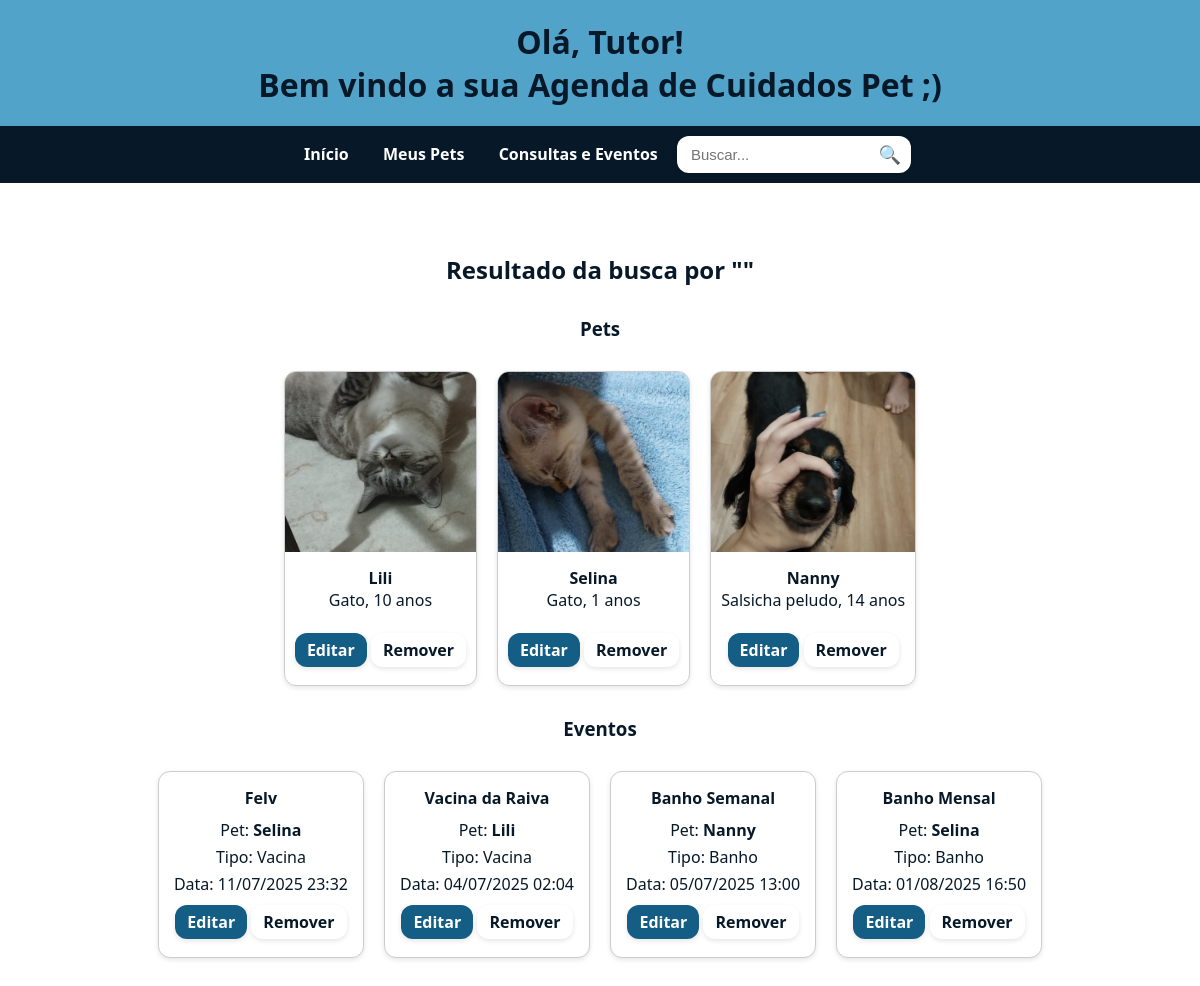
The page /buscar/ on the database its author committed.
### agenda/models.py (models this page shows, shortened)
class Pet(models.Model):
    nome = models.CharField(max_length=100)
    idade = models.PositiveIntegerField()
    especie = models.CharField(max_length=50)
    foto = models.ImageField(upload_to='pets/')

class Evento(models.Model):
    TIPOS = [
        ('banho', 'Banho'),
        ('vacina', 'Vacina'),
        ('consulta', 'Consulta'),
        ('remedio', 'Remédio'),
    ]
    nome = models.CharField(max_length=100, blank=True)
    pet = models.ForeignKey(Pet, on_delete=models.CASCADE, related_name='eventos')
    tipo = models.CharField(max_length=20, choices=TIPOS)
    data = models.DateTimeField()

### agenda/views.py (the view)
# urls.py: path('buscar/', views.buscar, name='buscar'),
def buscar(request):
    termo_original = request.GET.get('q', '')
    termo = remover_acentos(termo_original.lower())
    pets = Pet.objects.filter(nome__icontains=termo_original)
    eventos = Evento.objects.filter(
        nome__icontains=termo_original
    ) | Evento.objects.filter(
        tipo__icontains=termo
    ) | Evento.objects.filter(
        pet__nome__icontains=termo_original
    )
    return render(request, 'agenda/busca.html', {'pets': pets, 'eventos': eventos, 'termo': termo_original})

### agenda/views.py (called while the page is built)
def remover_acentos(texto):
    return unicodedata.normalize('NFKD', texto).encode('ASCII', 'ignore').decode('utf-8')

### agenda/templates/agenda/busca.html
{% extends 'agenda/base.html' %}
{% block content %}
  <div class="container">
    <h2>Resultado da busca por "{{ termo }}"</h2>
    <h3>Pets</h3>
    {% if pets %}
      <div class="cards">
        {% for pet in pets %}
              <div style="border: 1px solid #ccc; border-radius: 12px; overflow: hidden; box-shadow: 0 2px 5px rgba(0,0,0,0.1); text-align: center;">
            {% if pet.foto %}
              <img src="{{ pet.foto.url }}" alt="Foto de {{ pet.nome }}" style="width: 100%; height: 180px; object-fit: cover;">
            {% else %}
              <div style="width: 100%; height: 180px; background: #eee; display: flex; align-items: center; justify-content: center;">
                Sem foto
              </div>
            {% endif %}
            <div style="padding: 10px;">
              <strong>{{ pet.nome }}</strong><br>
              <span>{{ pet.especie }}, {{ pet.idade }} anos</span><br><br>
              <a href="{% url 'editar_pet' pet.id %}" class="edit-buttom">Editar</a>
              <a href="{% url 'remover_pet' pet.id %}" class="delete-buttom">Remover</a>
            </div>
          </div>
        {% endfor %}
      </div>
    {% else %}
      <p>Nenhum pet encontrado.</p>
    {% endif %}
    <h3>Eventos</h3>
    {% if eventos %}
      <div class="cards">
        {% for evento in eventos %}
          <div style="border: 1px solid #ccc; border-radius: 12px; padding: 15px 15px 10px 15px; box-shadow: 0 2px 5px rgba(0,0,0,0.1); background-color: #fff;">
            <h4 style="margin: 0 0 10px 0;">{{ evento.nome }}</h4>
            <p style="margin: 0;">Pet: <strong>{{ evento.pet.nome }}</strong></p>
            <p style="margin: 5px 0;">Tipo: {{ evento.get_tipo_display }}</p>
            <p style="margin: 5px 0;">Data: {{ evento.data|date:"d/m/Y H:i" }}</p>
            <div class="card-buttons">
              <a href="{% url 'editar_evento' evento.id %}" class="edit-buttom" style="margin-bottom: 0.5rem;">Editar</a>
              <a href="{% url 'remover_evento' evento.id %}" class="delete-buttom" style="margin-bottom: 0.5rem;">Remover</a>
            </div>
          </div>
        {% endfor %}
      </div>
    {% else %}
      <p>Nenhum evento encontrado.</p>
    {% endif %}
  </div>
{% endblock %}

### agenda/static/css/estilo.css (style rules this page uses)
body { font-family: 'Segoe UI', Tahoma, Geneva, Verdana, sans-serif; margin: 0; padding: 0; background-color: #ffffff; color: #071928; }
.container { padding: 20px; text-align: center; }
.cards { display: flex; justify-content: center; gap: 20px; margin: 30px 0; }
h2, h3 { margin-top: 30px; color: #071928; }
.edit-buttom { display: inline-block; padding: 6px 12px; background-color: #145D84; color: white; text-decoration: none; font-weight: bold; border-radius: 12px; margin-bottom: 0.5rem; box-shadow: 0 2px 5px rgba(0, 0, 0, 0.1); transition: background-color 0.3s ease; }
.delete-buttom { display: inline-block; padding: 6px 12px; background-color: white; color: #071928; text-decoration: none; font-weight: bold; border-radius: 12px; margin-bottom: 0.5rem; box-shadow: 0 2px 5px rgba(0, 0, 0, 0.1); transition: background-color 0.3s ease; }
.card-buttons { margin-top: 10px; }

### rows shown on the page
Pet: foto (picture), nome "Lili", especie "Gato", idade "10"
Pet: foto (picture), nome "Selina", especie "Gato", idade "1"
Pet: foto (picture), nome "Nanny", especie "Salsicha peludo", idade "14"
Evento: nome "Felv", pet.nome "Selina", tipo "Vacina", data "11/07/2025 23:32"
Evento: nome "Vacina da Raiva", pet.nome "Lili", tipo "Vacina", data "04/07/2025 02:04"
Evento: nome "Banho Semanal", pet.nome "Nanny", tipo "Banho", data "05/07/2025 13:00"
Evento: nome "Banho Mensal", pet.nome "Selina", tipo "Banho", data "01/08/2025 16:50"
